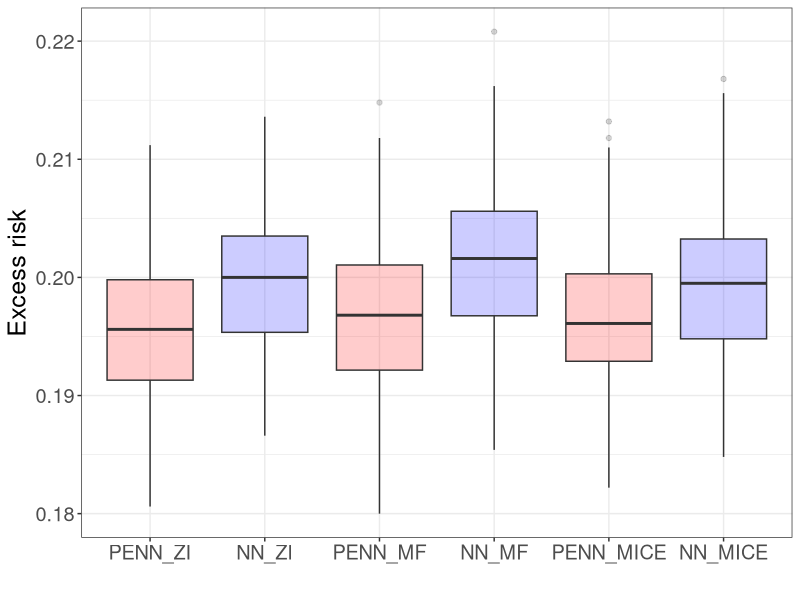

Source code (R):
library(ggplot2)
library(tidyr)

PENN_ZI = c(0.19099999964237213, 0.1964000016450882, 0.20180000364780426, 0.19480000436306, 0.1868000030517578, 0.1987999975681305, 0.19519999623298645, 0.19519999623298645, 0.20160000026226044, 0.18860000371932983, 0.1972000002861023, 0.19179999828338623, 0.2021999955177307, 0.2029999941587448, 0.19679999351501465, 0.19460000097751617, 0.20579999685287476, 0.19660000503063202, 0.19580000638961792, 0.19140000641345978, 0.19840000569820404, 0.18880000710487366, 0.19900000095367432, 0.19840000569820404, 0.20499999821186066, 0.19599999487400055, 0.19820000231266022, 0.2062000036239624, 0.1956000030040741, 0.19920000433921814, 0.1923999935388565, 0.19779999554157257, 0.18880000710487366, 0.18060000240802765, 0.18719999492168427, 0.20520000159740448, 0.19480000436306, 0.20160000026226044, 0.2013999968767166, 0.20000000298023224, 0.2003999948501587, 0.19460000097751617, 0.19840000569820404, 0.1899999976158142, 0.19939999282360077, 0.18880000710487366, 0.20080000162124634, 0.19020000100135803, 0.1956000030040741, 0.1860000044107437, 0.2062000036239624, 0.1915999948978424, 0.19499999284744263, 0.19760000705718994, 0.19059999287128448, 0.19099999964237213, 0.19539999961853027, 0.18700000643730164, 0.1940000057220459, 0.18639999628067017, 0.19480000436306, 0.1964000016450882, 0.19220000505447388, 0.1923999935388565, 0.19220000505447388, 0.18860000371932983, 0.2037999927997589, 0.18700000643730164, 0.19580000638961792, 0.19859999418258667, 0.21119999885559082, 0.1889999955892563, 0.1987999975681305, 0.19979999959468842, 0.18979999423027039, 0.20000000298023224, 0.19339999556541443, 0.2062000036239624, 0.19439999759197235, 0.20440000295639038, 0.20000000298023224, 0.1899999976158142, 0.20260000228881836, 0.19040000438690186, 0.18479999899864197, 0.19419999420642853, 0.19939999282360077, 0.19380000233650208, 0.18559999763965607, 0.19979999959468842, 0.1923999935388565, 0.2037999927997589, 0.19499999284744263, 0.19740000367164612, 0.20559999346733093, 0.18960000574588776, 0.18219999969005585, 0.20759999752044678, 0.19460000097751617, 0.19699999690055847) 

NN_ZI = c(0.2003999948501587, 0.2037999927997589, 0.20340000092983246, 0.1956000030040741, 0.19660000503063202, 0.20319999754428864, 0.19840000569820404, 0.19760000705718994, 0.20800000429153442, 0.19599999487400055, 0.20080000162124634, 0.19499999284744263, 0.19840000569820404, 0.21359999477863312, 0.2003999948501587, 0.20000000298023224, 0.2101999968290329, 0.1987999975681305, 0.210999995470047, 0.19200000166893005, 0.19699999690055847, 0.19519999623298645, 0.20239999890327454, 0.20260000228881836, 0.20960000157356262, 0.20260000228881836, 0.20659999549388885, 0.20819999277591705, 0.1964000016450882, 0.20160000026226044, 0.19480000436306, 0.18979999423027039, 0.19679999351501465, 0.18780000507831573, 0.1915999948978424, 0.20280000567436218, 0.1940000057220459, 0.20000000298023224, 0.20960000157356262, 0.20239999890327454, 0.20600000023841858, 0.20080000162124634, 0.1972000002861023, 0.19359999895095825, 0.20059999823570251, 0.19699999690055847, 0.20839999616146088, 0.18799999356269836, 0.2029999941587448, 0.19220000505447388, 0.20559999346733093, 0.19840000569820404, 0.19900000095367432, 0.20239999890327454, 0.19580000638961792, 0.1964000016450882, 0.20419999957084656, 0.1889999955892563, 0.19939999282360077, 0.186599999666214, 0.19840000569820404, 0.19220000505447388, 0.1964000016450882, 0.1940000057220459, 0.19439999759197235, 0.19040000438690186, 0.21140000224113464, 0.1956000030040741, 0.20319999754428864, 0.20000000298023224, 0.21320000290870667, 0.18979999423027039, 0.20100000500679016, 0.1907999962568283, 0.19380000233650208, 0.20180000364780426, 0.19499999284744263, 0.20880000293254852, 0.20579999685287476, 0.2021999955177307, 0.20000000298023224, 0.1979999989271164, 0.20419999957084656, 0.19900000095367432, 0.19439999759197235, 0.20000000298023224, 0.2054000049829483, 0.2078000009059906, 0.19539999961853027, 0.2054000049829483, 0.19439999759197235, 0.21080000698566437, 0.2134000062942505, 0.2029999941587448, 0.21060000360012054, 0.19740000367164612, 0.1899999976158142, 0.210999995470047, 0.20020000636577606, 0.1923999935388565) 

PENN_MF = c(0.19380000233650208, 0.19699999690055847, 0.19740000367164612, 0.19300000369548798, 0.1907999962568283, 0.20180000364780426, 0.19679999351501465, 0.19140000641345978, 0.19920000433921814, 0.19480000436306, 0.19760000705718994, 0.19200000166893005, 0.19779999554157257, 0.20499999821186066, 0.1940000057220459, 0.1956000030040741, 0.210999995470047, 0.20499999821186066, 0.1972000002861023, 0.1889999955892563, 0.1940000057220459, 0.19499999284744263, 0.20180000364780426, 0.19859999418258667, 0.20520000159740448, 0.20000000298023224, 0.2117999941110611, 0.2070000022649765, 0.19740000367164612, 0.20260000228881836, 0.19020000100135803, 0.188400000333786, 0.1915999948978424, 0.18639999628067017, 0.186599999666214, 0.20340000092983246, 0.19539999961853027, 0.19760000705718994, 0.20720000565052032, 0.1964000016450882, 0.2011999934911728, 0.20100000500679016, 0.19280000030994415, 0.19859999418258667, 0.20280000567436218, 0.19519999623298645, 0.2046000063419342, 0.1891999989748001, 0.19679999351501465, 0.1868000030517578, 0.2003999948501587, 0.1899999976158142, 0.19779999554157257, 0.1987999975681305, 0.1868000030517578, 0.19280000030994415, 0.2011999934911728, 0.19140000641345978, 0.19419999420642853, 0.18000000715255737, 0.1956000030040741, 0.1873999983072281, 0.19040000438690186, 0.19599999487400055, 0.1873999983072281, 0.18520000576972961, 0.20260000228881836, 0.1860000044107437, 0.19840000569820404, 0.2003999948501587, 0.21480000019073486, 0.19599999487400055, 0.19939999282360077, 0.19439999759197235, 0.19220000505447388, 0.2003999948501587, 0.19059999287128448, 0.2029999941587448, 0.21060000360012054, 0.2046000063419342, 0.1987999975681305, 0.19519999623298645, 0.20759999752044678, 0.19339999556541443, 0.1842000037431717, 0.1979999989271164, 0.20059999823570251, 0.2011999934911728, 0.1899999976158142, 0.2070000022649765, 0.19519999623298645, 0.20880000293254852, 0.1972000002861023, 0.19460000097751617, 0.20020000636577606, 0.19660000503063202, 0.18240000307559967, 0.21160000562667847, 0.1873999983072281, 0.19499999284744263) 

NN_MF = c(0.20399999618530273, 0.2021999955177307, 0.2013999968767166, 0.20000000298023224, 0.1987999975681305, 0.20600000023841858, 0.19499999284744263, 0.19760000705718994, 0.20980000495910645, 0.19460000097751617, 0.20180000364780426, 0.19679999351501465, 0.1972000002861023, 0.21060000360012054, 0.2011999934911728, 0.20200000703334808, 0.21580000221729279, 0.20319999754428864, 0.20640000700950623, 0.19359999895095825, 0.20239999890327454, 0.19480000436306, 0.2037999927997589, 0.20260000228881836, 0.20640000700950623, 0.20020000636577606, 0.21140000224113464, 0.21279999613761902, 0.19519999623298645, 0.20160000026226044, 0.19419999420642853, 0.19059999287128448, 0.19939999282360077, 0.19020000100135803, 0.19040000438690186, 0.20759999752044678, 0.19660000503063202, 0.19779999554157257, 0.21160000562667847, 0.2011999934911728, 0.20999999344348907, 0.20360000431537628, 0.20419999957084656, 0.19760000705718994, 0.2011999934911728, 0.1972000002861023, 0.20800000429153442, 0.19280000030994415, 0.20800000429153442, 0.1932000070810318, 0.20759999752044678, 0.20239999890327454, 0.20059999823570251, 0.20419999957084656, 0.1979999989271164, 0.20160000026226044, 0.20720000565052032, 0.1923999935388565, 0.19760000705718994, 0.18539999425411224, 0.2037999927997589, 0.19539999961853027, 0.19419999420642853, 0.19840000569820404, 0.19140000641345978, 0.19339999556541443, 0.21619999408721924, 0.19499999284744263, 0.2021999955177307, 0.2037999927997589, 0.2207999974489212, 0.1932000070810318, 0.20360000431537628, 0.19460000097751617, 0.19259999692440033, 0.2013999968767166, 0.20260000228881836, 0.20980000495910645, 0.20679999887943268, 0.20559999346733093, 0.20340000092983246, 0.1972000002861023, 0.20579999685287476, 0.20020000636577606, 0.19200000166893005, 0.20440000295639038, 0.20260000228881836, 0.20399999618530273, 0.19820000231266022, 0.20600000023841858, 0.19179999828338623, 0.2134000062942505, 0.21320000290870667, 0.2054000049829483, 0.20559999346733093, 0.20100000500679016, 0.19099999964237213, 0.20759999752044678, 0.20200000703334808, 0.1995999962091446) 

PENN_MICE = c(0.19619999825954437, 0.19439999759197235, 0.20200000703334808, 0.1932000070810318, 0.1889999955892563, 0.1956000030040741, 0.1972000002861023, 0.19059999287128448, 0.20900000631809235, 0.19619999825954437, 0.20080000162124634, 0.19339999556541443, 0.19359999895095825, 0.20479999482631683, 0.19359999895095825, 0.19499999284744263, 0.2062000036239624, 0.19140000641345978, 0.19619999825954437, 0.19220000505447388, 0.20020000636577606, 0.1826000064611435, 0.20100000500679016, 0.1987999975681305, 0.20980000495910645, 0.19339999556541443, 0.20020000636577606, 0.20579999685287476, 0.1932000070810318, 0.1979999989271164, 0.19300000369548798, 0.19179999828338623, 0.19539999961853027, 0.18799999356269836, 0.1956000030040741, 0.2054000049829483, 0.19200000166893005, 0.19519999623298645, 0.20419999957084656, 0.20239999890327454, 0.19920000433921814, 0.19760000705718994, 0.19460000097751617, 0.19179999828338623, 0.20720000565052032, 0.18619999289512634, 0.19679999351501465, 0.18799999356269836, 0.19979999959468842, 0.18240000307559967, 0.2029999941587448, 0.1964000016450882, 0.19900000095367432, 0.19660000503063202, 0.19499999284744263, 0.19380000233650208, 0.20180000364780426, 0.18799999356269836, 0.19740000367164612, 0.18279999494552612, 0.19259999692440033, 0.1860000044107437, 0.19840000569820404, 0.19679999351501465, 0.18979999423027039, 0.1899999976158142, 0.20520000159740448, 0.1907999962568283, 0.1964000016450882, 0.19599999487400055, 0.210999995470047, 0.1923999935388565, 0.21320000290870667, 0.19580000638961792, 0.1889999955892563, 0.19820000231266022, 0.19499999284744263, 0.19840000569820404, 0.19840000569820404, 0.20180000364780426, 0.1995999962091446, 0.19519999623298645, 0.20180000364780426, 0.1979999989271164, 0.18539999425411224, 0.1915999948978424, 0.20059999823570251, 0.1940000057220459, 0.19580000638961792, 0.20319999754428864, 0.19580000638961792, 0.2054000049829483, 0.1932000070810318, 0.20160000026226044, 0.20559999346733093, 0.1972000002861023, 0.18559999763965607, 0.2117999941110611, 0.18219999969005585, 0.19339999556541443) 

NN_MICE = c(0.2013999968767166, 0.19939999282360077, 0.20180000364780426, 0.19539999961853027, 0.1979999989271164, 0.20180000364780426, 0.19460000097751617, 0.20020000636577606, 0.20720000565052032, 0.1956000030040741, 0.2003999948501587, 0.1972000002861023, 0.1995999962091446, 0.20919999480247498, 0.20000000298023224, 0.20020000636577606, 0.21040000021457672, 0.20059999823570251, 0.20919999480247498, 0.19359999895095825, 0.1987999975681305, 0.19619999825954437, 0.2013999968767166, 0.2013999968767166, 0.2070000022649765, 0.20100000500679016, 0.2078000009059906, 0.20980000495910645, 0.19679999351501465, 0.20020000636577606, 0.19179999828338623, 0.19040000438690186, 0.19619999825954437, 0.19020000100135803, 0.19099999964237213, 0.20360000431537628, 0.1932000070810318, 0.1972000002861023, 0.20960000157356262, 0.19760000705718994, 0.20579999685287476, 0.2013999968767166, 0.19979999959468842, 0.1923999935388565, 0.1964000016450882, 0.19460000097751617, 0.20659999549388885, 0.1891999989748001, 0.20280000567436218, 0.19140000641345978, 0.20319999754428864, 0.2037999927997589, 0.20440000295639038, 0.19979999959468842, 0.1956000030040741, 0.19699999690055847, 0.20260000228881836, 0.18880000710487366, 0.19740000367164612, 0.18479999899864197, 0.1964000016450882, 0.1907999962568283, 0.19660000503063202, 0.1964000016450882, 0.19480000436306, 0.19380000233650208, 0.2168000042438507, 0.19380000233650208, 0.20280000567436218, 0.19820000231266022, 0.21459999680519104, 0.1899999976158142, 0.2013999968767166, 0.1932000070810318, 0.19120000302791595, 0.19900000095367432, 0.19480000436306, 0.20960000157356262, 0.20160000026226044, 0.20440000295639038, 0.19699999690055847, 0.20239999890327454, 0.20399999618530273, 0.19580000638961792, 0.19460000097751617, 0.20239999890327454, 0.20340000092983246, 0.20520000159740448, 0.19359999895095825, 0.20479999482631683, 0.19179999828338623, 0.20960000157356262, 0.21559999883174896, 0.20180000364780426, 0.2078000009059906, 0.19619999825954437, 0.1881999969482422, 0.2093999981880188, 0.19920000433921814, 0.19439999759197235) 

Excess_Risk = data.frame('PENN_ZI' = PENN_ZI, 'NN_ZI' = NN_ZI,
                         'PENN_MF' = PENN_MF, 'NN_MF' = NN_MF,
                         'PENN_MICE' = PENN_MICE, 'NN_MICE' = NN_MICE)

df_long = Excess_Risk %>%
  pivot_longer(cols = everything(), names_to = "Variable", values_to = "Value")
df_long$Variable = factor(df_long$Variable, levels = c('PENN_ZI', 'NN_ZI', 'PENN_MF', 'NN_MF', 'PENN_MICE', 'NN_MICE'))

ggplot(df_long, aes(x=Variable, y=Value, fill=Variable)) + geom_boxplot(alpha=0.2) + 
  xlab("") + ylab("Excess risk") + theme_bw() + theme(legend.position = "none", text = element_text(size = 18)) + 
  scale_fill_manual(values = c('PENN_ZI' = 'red', 'NN_ZI' = 'blue', 'PENN_MF' = 'red', 
                               'NN_MF' = 'blue',  'PENN_MICE' = 'red', 'NN_MICE' = 'blue'))
